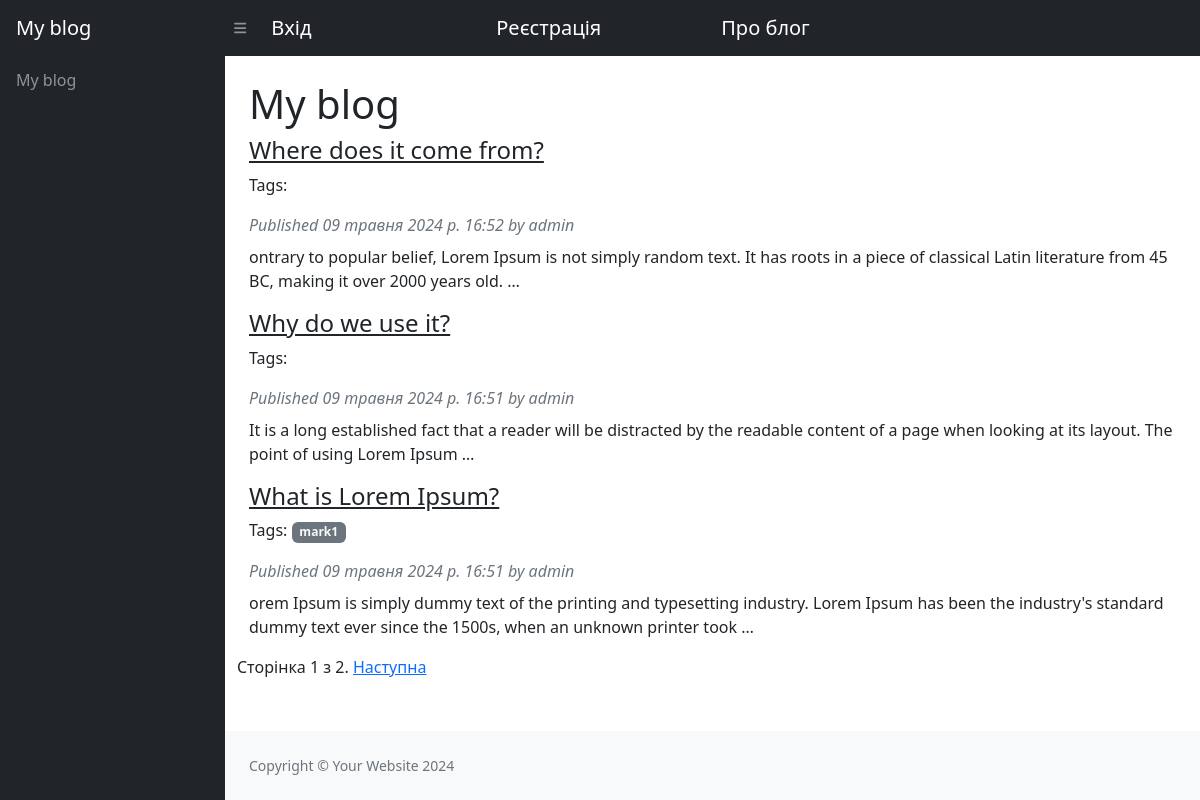
The page / on the database its author committed.
### blog/models.py (models this page shows, shortened)
class Post(models.Model):
    STATUS_CHOICES = (
        ('draft', 'Draft'),
        ('published', 'Published')
    )
    tags = TaggableManager()
    title = models.CharField(max_length=100)
    slug = models.SlugField(max_length=100, unique=True)
    author = models.ForeignKey(User, related_name='blog_posts', on_delete=models.CASCADE)
    body = models.TextField(blank=False)
    publish = models.DateTimeField(default=timezone.now)
    created = models.DateTimeField(auto_now_add=True)
    updated = models.DateTimeField(auto_now=True)
    status = models.CharField(max_length=10, choices=STATUS_CHOICES, default='published')
    class Meta:
        ordering = ('-publish',)
    def get_absolute_url(self):
        return reverse('blog:post_detail',
                       args=[
                           self.publish.year,
                           self.publish.strftime('%m'),
                           self.publish.strftime('%d'),
                           self.slug
                       ]
                       )

### blog/views.py (the view)
# urls.py: path('', views.post_list, name='base'),
def post_list(request, tag_slug=None):
    posts = Post.objects.all()
    tag = None
    if tag_slug:
        tag = get_object_or_404(Tag, slug=tag_slug)
        posts = posts.filter(tags__in=[tag])
    paginator = Paginator(posts, 3)
    page = request.GET.get('page')
    try:
        posts = paginator.page(page)
    except PageNotAnInteger:
        posts = paginator.page(1)
    except EmptyPage:
        posts = paginator.page(paginator.num_pages)
    return render(request, 'blog/post/list.html', {'posts': posts,
                                                   'page': page,
                                                   'tag': tag})

### blog/templates/blog/post/list.html (shortened to what this page needs)
{% extends "blog/base.html" %}
{% block content %}
    {% for post in posts %}
        <h4>
            <a class="card-header" href="{{ post.get_absolute_url }}">{{ post.title }}</a>
        </h4>
            <p class="tags">Tags:
                {% for tag in post.tags.all %}
                    <a class="badge bg-secondary text-decoration-none link-light" href="{% url 'blog:post_list_by_tag' tag.slug %}">
                        {{ tag.name }}
                    </a>
                {% endfor %}
            </p>
        <p class="text-muted fst-italic mb-2">
            Published {{ post.publish }} by {{ post.author }}
        </p>
        {{ post.body|truncatewords:30|linebreaks }}
    {% endfor %}
    {% include "pagination.html" with page=posts %}
{% endblock %}

### blog/templates/blog/base.html (shortened to what this page needs)
<!DOCTYPE html>
{% load static %}
<html lang="en">
    <head>
        <link href="https://cdn.jsdelivr.net/npm/simple-datatables@7.1.2/dist/style.min.css" rel="stylesheet" />
        <link href="{% static 'css/blog.css' %}" rel="stylesheet" type="text/css"/>
    </head>
    <body class="sb-nav-fixed">
        <nav class="sb-topnav navbar navbar-expand navbar-dark bg-dark">
            <a class="navbar-brand ps-3" href="/">My blog</a>
            <button class="btn btn-link btn-sm order-1 order-lg-0 me-4 me-lg-0" id="sidebarToggle" href="#!"><i class="fas fa-bars"></i></button>
            {% if user.is_authenticated %}
            	<a class="navbar-brand ps-3" href="{% url 'profile' %}">Профіль</a>
                <a class="navbar-brand ps-3" href="{% url 'blog:post_create' %}">Новий пост</a>
            	<a class="navbar-brand ps-3" href="{% url 'logout_confirm' %}">Вихід</a>
          	{% else %}
            	<a class="navbar-brand ps-3" href="{% url 'login' %}">Вхід</a>
            	<a class="navbar-brand ps-3" href="{% url 'register' %}">Реєстрація</a>
          	{% endif %}
            <a class="navbar-brand ps-3" href="#">Про блог</a>
        </nav>
        <div id="layoutSidenav">
            <div id="layoutSidenav_nav">
                <nav class="sb-sidenav accordion sb-sidenav-dark" id="sidenavAccordion">
                    <div class="sb-sidenav-menu">
                        <div class="nav">
                            <a class="nav-link" href="index.html">
                                My blog
                            </a>
                        </div>
                    </div>
                </nav>
            </div>
            <div id="layoutSidenav_content">
                <main>
                    <div class="container-fluid px-4">
                        <h1 class="mt-4">My blog</h1>
                        <div class="row">
                            {% block content %}
                            {% endblock %}
                        </div>
                    </div>
                </main>
                <footer class="py-4 bg-light mt-auto">
                    <div class="container-fluid px-4">
                        <div class="d-flex align-items-center justify-content-between small">
                            <div class="text-muted">Copyright &copy; Your Website 2024</div>
                        </div>
                    </div>
                </footer>
            </div>
        </div>
    </body>
</html>

### blog/templates/pagination.html (shortened to what this page needs)
<div class="pagination">
    <span class="step-links">
        <span class="current">
            Сторінка {{ page.number }} з {{ page.paginator.num_pages }}.
        </span>
        {% if page.has_next %}
            <a href="?page={{ page.next_page_number }}">Наступна</a>
        {% endif %}
    </span>
</div>

### rows shown on the page
Post: title "Where does it come from?", publish "09 травня 2024 р. 16:52", author "admin", body "ontrary to popular belief, Lorem Ipsum is not simply random text. It has roots in a piece of classical Latin literature from 45 BC, making it over 2000 years old. …"
Post: title "Why do we use it?", publish "09 травня 2024 р. 16:51", author "admin", body "It is a long established fact that a reader will be distracted by the readable content of a page when looking at its layout. The point of using Lorem Ipsum …"
Post: title "What is Lorem Ipsum?", publish "09 травня 2024 р. 16:51", author "admin", body "orem Ipsum is simply dummy text of the printing and typesetting industry. Lorem Ipsum has been the industry's standard dummy text ever since the 1500s, when an unknown printer took …"
Tag: name "mark1"

### other values the page prints
{{ page.number }} "1"
{{ page.paginator.num_pages }} "2"
